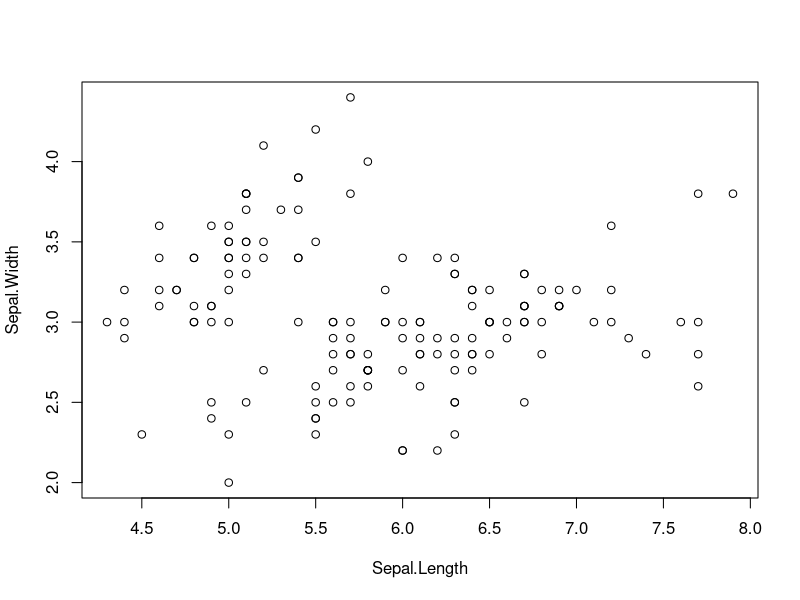

Source code (R):
## ---- chunk 1
#Some code that runs well but output is too long or ugly..

SomeCode <- iris[,1:2]
plot(SomeCode)

## ---- chunk 2
set.seed(1234)
sampleSet <- seq(-1,1,0.0000001)
x <- sample(sampleSet,1000000)
y <- sample(sampleSet,1000000)
sumOfSquares <- (x^2+y^2)
piEvaluated <- mean(sumOfSquares<1)*4
abs(pi/piEvaluated-1)*100

## ---- chunk 3
set.seed(555)
sampleSet <- seq(-1,1,0.0000001)
x <- sample(sampleSet,1000000)
y <- sample(sampleSet,1000000)
sumOfSquares <- (x^2+y^2)
piEvaluated <- mean(sumOfSquares<1)*4
abs(pi/piEvaluated-1)*100

## ---- chunk 4
codeWrap <- function(someSeed=sample(1:1000)){
     set.seed(someSeed)
     sampleSet <- seq(-1,1,0.0000001)
     x <- sample(sampleSet,1000000)
     y <- sample(sampleSet,1000000)
     sumOfSquares <- (x^2+y^2)
     piEvaluated <- mean(sumOfSquares<1)*4
     abs(pi/piEvaluated-1)*100
}
codeWrap(1234)
## ---- chunk 5
codeWrap
## ---- chunk 6
sd

## ---- chunk 7
sum(1:5)
sum(1:50)
sum
## ---- chunk 8
myFunction <- function(..., someArgument){
    y <- unlist(list(...))
    if(someArgument) {
        x <- sum(y)/(length(y)+1)
    }
    if(!someArgument) {
        x <- sum(y)/(length(y))
    }
    
    x
    
}
#myFunction(1,2,3, FALSE)
myFunction(1,2,3, someArgument = FALSE)
myFunction(1,2,3, someArgument = TRUE)

## ---- chunk 9
zz <- new.env()
foo <- data.frame(col1 = c(1,2,3,4,5))
zz$foo  <- foo
zz$foo
foo
changer <- function(blah) {
   blah$foo$col2 <- 5
   foo$col2 <- 5
}
changer(zz)
changer(foo)
zz$foo
foo

